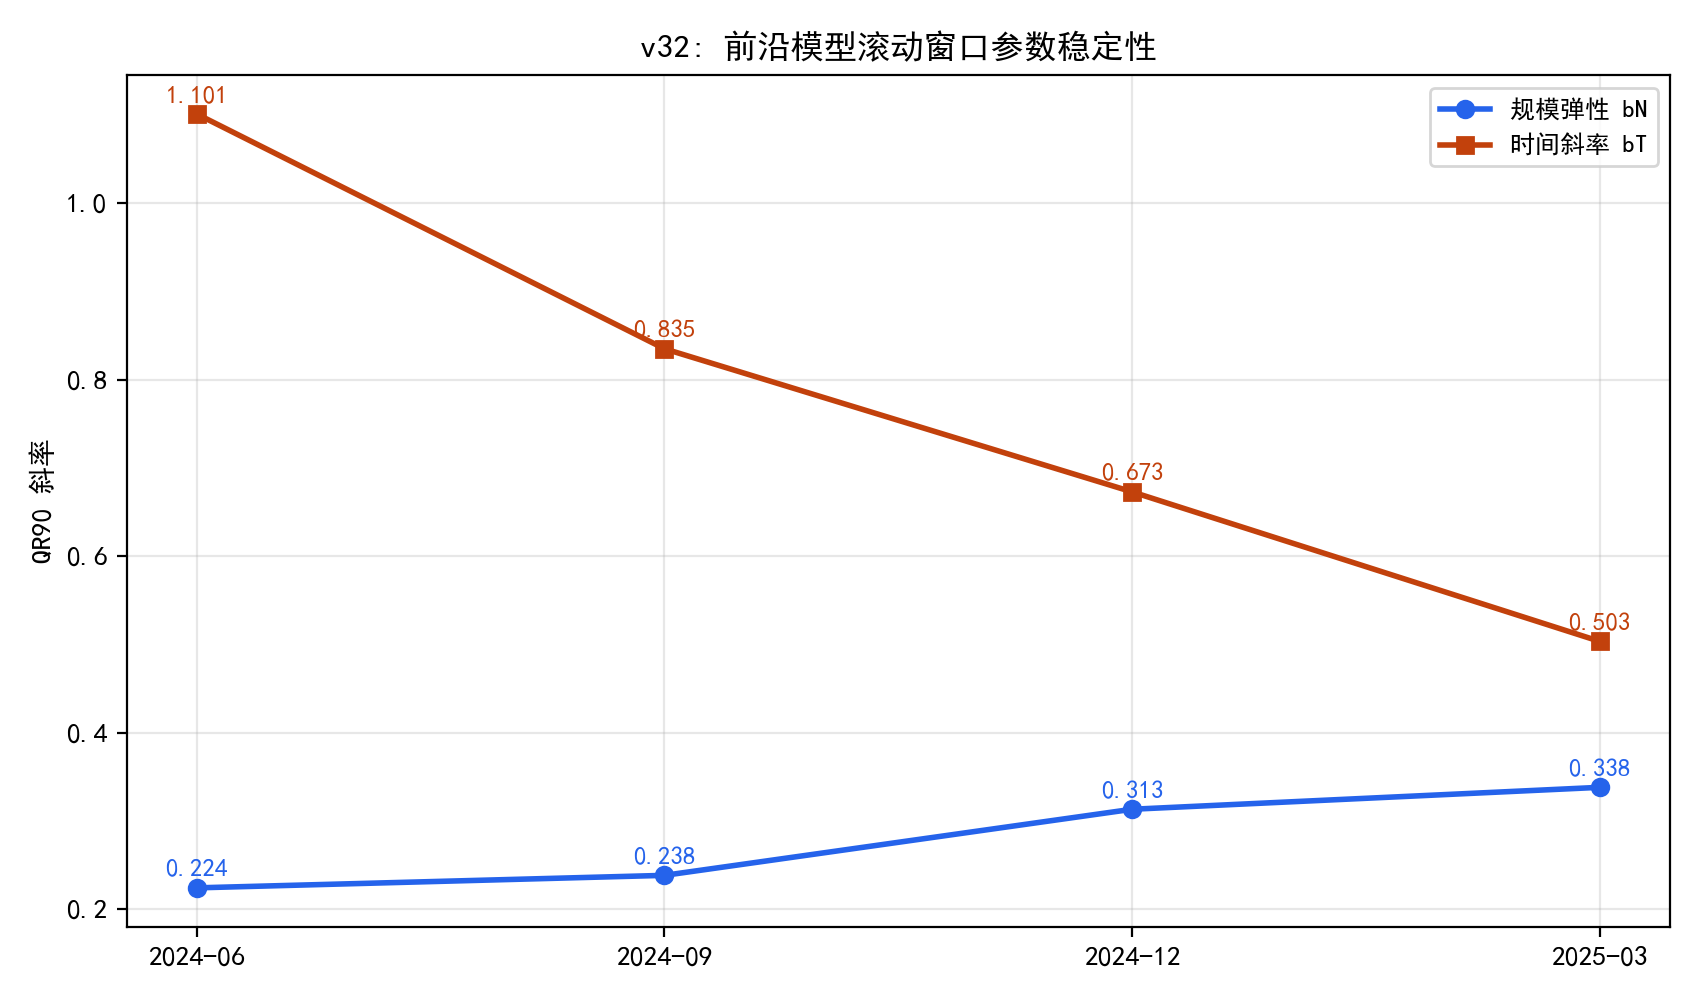

This chart was generated by the following Python code:
# -*- coding: utf-8 -*-
"""
v32 实验: 前沿模型的滚动窗口稳定性 (bN/bT 随时间窗口漂移)
对开源前沿 (open, >=2024) 以截止时点窗口 (2024-06/09/12/2025-03) 滚动
拟合 QR90 (lnS = b0 + bN lnN + bT t):
1) bN: 规模弹性是否稳定 (预测关键假设);
2) bT: 时间斜率是否衰减 (放缓证据的参数层面核验).
输出: experiments/v32_p4_rolling.csv/.json/.png
"""
import os, sys, json
import numpy as np
import pandas as pd
sys.path.insert(0, os.path.join(os.path.dirname(__file__), "..", "code"))
from common import C, BASE
from scipy.optimize import linprog

EX = os.path.join(os.path.dirname(__file__))
os.makedirs(EX, exist_ok=True)

import matplotlib
matplotlib.use("Agg")
import matplotlib.pyplot as plt
import matplotlib.font_manager as fm
for _f in ("SimHei.ttf", "simsun.ttf"):
    _p = os.path.join(BASE, _f)
    if os.path.exists(_p):
        fm.fontManager.addfont(_p)
plt.rcParams["font.sans-serif"] = ["SimHei"]
plt.rcParams["axes.unicode_minus"] = False


def qr_fit(X, y, tau):
    n, m = X.shape
    cvec = np.concatenate([np.zeros(m), tau * np.ones(n), (1 - tau) * np.ones(n)])
    Aeq = np.hstack([X, np.eye(n), -np.eye(n)])
    r = linprog(cvec, A_eq=Aeq, b_eq=y,
                bounds=[(None, None)] * m + [(0, None)] * (2 * n), method="highs")
    return r.x[:m]


def main():
    lb = pd.read_csv(os.path.join(C, "leaderboard_cleaned.csv"))
    lb["date"] = pd.to_datetime(lb["Submission Date"], errors="coerce")
    lic = lb["Hub License"].fillna("").astype(str).str.contains(
        "apache|mit|bsd|cc-by|llama|gemma|open", case=False, na=False)
    dfm = lb[lic & (lb["#Params (B)"] > 0) & (lb["Average ⬆️"] > 0) &
             (lb["date"] >= "2024-01-01")].copy()
    dfm["t"] = (dfm["date"].dt.year - 2022.0) + (dfm["date"].dt.month - 1) / 12.0
    lnS = np.log(dfm["Average ⬆️"].to_numpy(dtype=float))
    lnN = np.log(dfm["#Params (B)"].to_numpy(dtype=float))
    t = dfm["t"].to_numpy(dtype=float)

    ends = ["2024-06-30", "2024-09-30", "2024-12-31", "2025-03-31"]
    rows = []
    for e in ends:
        mask = dfm["date"] <= pd.Timestamp(e)
        X = np.column_stack([np.ones(mask.sum()), lnN[mask], t[mask]])
        b0, bN, bT = qr_fit(X, lnS[mask], 0.9)
        rows.append({"window_end": e, "n": int(mask.sum()),
                     "b0": float(b0), "bN": float(bN), "bT": float(bT)})
        print(f"窗口 {e}: n={mask.sum()}  lnS={b0:.3f}+{bN:.3f}lnN+{bT:.3f}t")
    rdf = pd.DataFrame(rows)
    rdf.to_csv(os.path.join(EX, "v32_p4_rolling.csv"), index=False, encoding="utf-8-sig")

    fig, ax = plt.subplots(figsize=(8.5, 5))
    x = np.arange(len(rdf))
    ax.plot(x, rdf["bN"], "o-", lw=2, color="#2563EB", label="规模弹性 bN")
    ax.plot(x, rdf["bT"], "s-", lw=2, color="#C2410C", label="时间斜率 bT")
    for i, (a, b) in enumerate(zip(rdf["bN"], rdf["bT"])):
        ax.text(i, a + 0.012, f"{a:.3f}", ha="center", fontsize=9, color="#2563EB")
        ax.text(i, b + 0.012, f"{b:.3f}", ha="center", fontsize=9, color="#C2410C")
    ax.set_xticks(x); ax.set_xticklabels([e[:7] for e in rdf["window_end"]])
    ax.set_ylabel("QR90 斜率"); ax.set_title("v32: 前沿模型滚动窗口参数稳定性")
    ax.legend(fontsize=9); ax.grid(alpha=0.3)
    fig.tight_layout(); fig.savefig(os.path.join(EX, "v32_p4_rolling.png"), dpi=200)
    plt.close(fig)

    with open(os.path.join(EX, "v32_p4_rolling.json"), "w", encoding="utf-8") as f:
        json.dump(rows, f, ensure_ascii=False, indent=2)
    print("\ndone v32")


if __name__ == "__main__":
    main()
